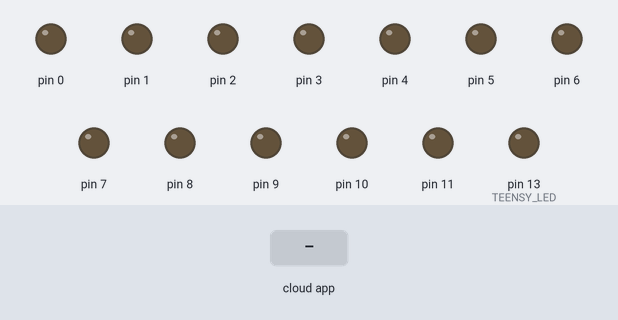
Recording of a sketch running on a simulated Arduino Uno, built with avr-gcc and run on an emulated ATmega328P. On the bench: output pins drawn as LEDs (lit = HIGH). The inputs (shaded band) are chosen by the test bench. The ROS host is connected and sends only what is stated.

Above: at 1.2 s.
1.3 s: the phone or cloud app sets linear.x to -100
At 1.6 s:
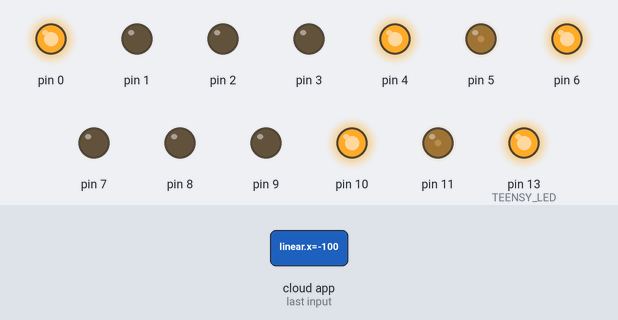
2.8 s: the phone or cloud app sets angular.z to -100
At 4.0 s:
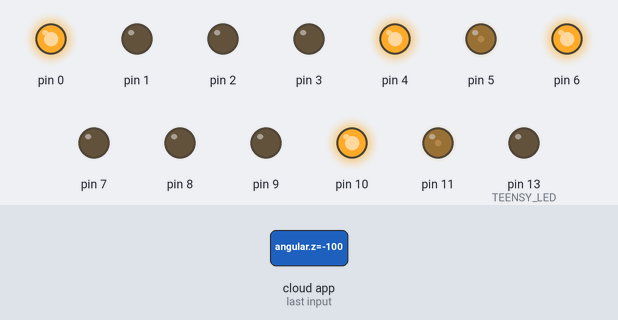
4.3 s: the phone or cloud app sets linear.x to 0
At 5.1 s:
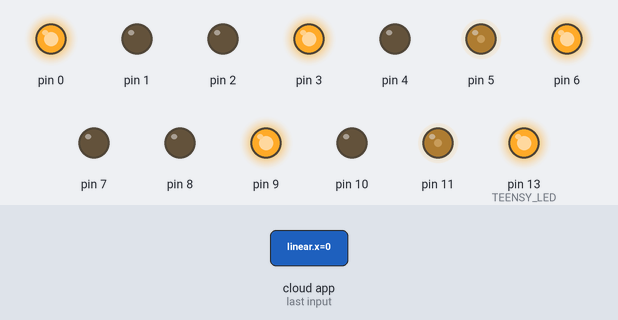
5.8 s: the phone or cloud app sets angular.z to 100
At 6.2 s:
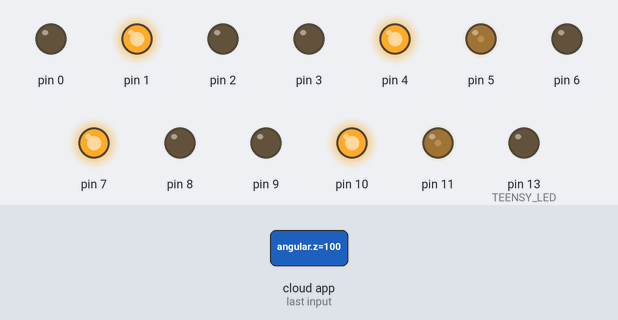
7.3 s: the phone or cloud app sets linear.x to 100
At 8.5 s:
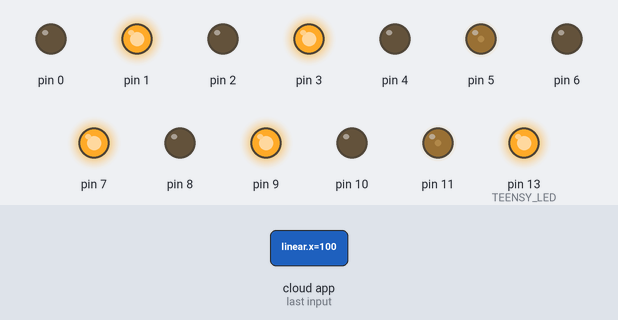
8.8 s: the phone or cloud app sets angular.z to 0
At 9.7 s:
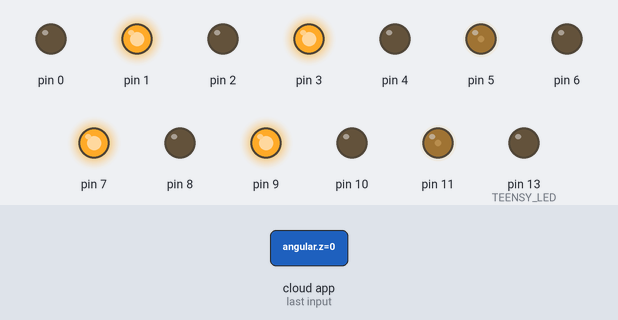
Timing chart, 0 to 11.3 s (numbered marks = the images above; inputs shaded):
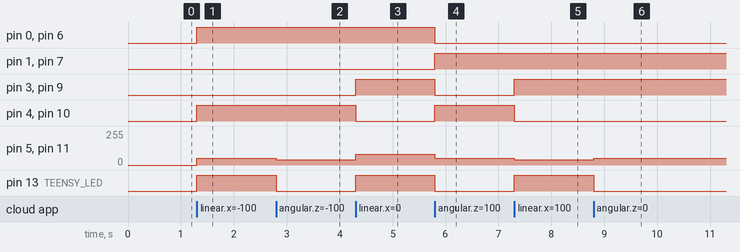

The sketch:

RCJ2020MD_ROSTwist.ino
```cpp
#include <ros.h>
#include <geometry_msgs/Twist.h>
#include "pinconfig.h"
#include "p_tb67h.h"

/** create p_tb67h instance
 * @param MD first digital input pin setting
 * @param MD second digital input pin setting
 * @param MD PWM pin setting
 * @param MD error check pin setting
**/
p_tb67h motor[] = {
  /**front
   * B[1]-A[0]
   * D[3]-C[2]
   * back
  **/
  p_tb67h(INA1, INA2, PWMA, LOA1),
  p_tb67h(INB1, INB2, PWMB, LOB1),
  p_tb67h(INC1, INC2, PWMC, LOC1),
  p_tb67h(IND1, IND2, PWMD, LOD1)
};

void quadMotorDrive(int _m0, int _m1, int _m2, int _m3){
  motor[0].drive(-1*_m0);
  motor[1].drive(_m1);
  motor[2].drive(-1*_m2);
  motor[3].drive(_m3);
}

void moveDirection(float linear_x,float angular_z){
  if(angular_z == 0.0){
    if (linear_x > 0)/* forword */quadMotorDrive(50, 50, 50, 50);
    else if (linear_x == 0)/* stop */quadMotorDrive(0, 0, 0, 0);
    else if (linear_x < 0)/* back */quadMotorDrive(-50, -50, -50, -50);

  } else if (angular_z > 0.0) {
    if (linear_x > 0)/* left forward */quadMotorDrive(80, 40, 80, 40);
    else if (linear_x == 0)/* Turn left */quadMotorDrive(50, -50, 50, -50);
    else if (linear_x < 0)/* right back */quadMotorDrive(-40, -80, -40, -80);

  } else if (angular_z < 0.0) {
    if (linear_x > 0)/* right forward */quadMotorDrive(40, 80, 40, 80);
    else if (linear_x == 0)/* Turn right */quadMotorDrive(-80, 80, -80, 80);
    else if (linear_x < 0)/* left back */quadMotorDrive(-80, -40, -80, -40);

  }
  delay(0.1);
}

//メッセージコールバック時に呼ばれる
void messageCb( const geometry_msgs::Twist& twist){
  digitalWrite(TEENSY_LED, HIGH-digitalRead(TEENSY_LED));   // blink the led
  moveDirection(twist.linear.x, twist.angular.z);
}

//ROSのPubSub用インスタンスを作成
ros::NodeHandle  nh;
/*ROSサブスクライバ作成-型がstd_msgs::Emptyで名称がtoggle_ledのtopicを扱う
コールバック関数がmessageCbのサブスクライバsubを作ってる*/
ros::Subscriber<geometry_msgs::Twist> sub("cmd_vel", &messageCb );

void setup()
{
  pinMode(TEENSY_LED, OUTPUT);
  //nhインスタンスを初期化してnhのサブスクライバにsubを登録して開始
  nh.initNode();
  nh.subscribe(sub);
  //安全のためすべてのモータを一度停止
  for(int i=0;i<4;i++)motor[i].brake();
}

void loop()
{
  //パブリッシャからメッセージを受け取りコールバック関数を呼ぶ
  nh.spinOnce();
  delay(0.01);
}
```

p_tb67h.cpp
```cpp
#include <Arduino.h>
#include "p_tb67h.h"

p_tb67h::p_tb67h(uint8_t in1, uint8_t in2, uint8_t pwm, uint8_t lo1)
{
  _in1 = in1;
  _in2 = in2;
  _pwm = pwm;
  _lo1 = lo1;
  pinMode(in1,OUTPUT);
  pinMode(in2,OUTPUT);
  pinMode(pwm,OUTPUT);
  pinMode(lo1,INPUT);
}

void p_tb67h::drive(int power)
{
  /** power limitter
   * @explain limit power between -255 to 255
  **/
  if(power>255)power=255;else if(power<-255)power=-255;

  /** drive motor
   *  @explain if power is more than 0,motor will drive true. if else,it is drive false direction.
  **/
  if(power>0){
    digitalWrite(_in1,LOW);
    digitalWrite(_in2,LOW);
    digitalWrite(_in1,HIGH);
    digitalWrite(_in2,LOW);
    analogWrite(_pwm,power);
  }else if(power==0){
    digitalWrite(_in1,LOW);
    digitalWrite(_in2,LOW);
    analogWrite(_pwm,0);
  }else{
    digitalWrite(_in1,LOW);
    digitalWrite(_in2,LOW);
    digitalWrite(_in1,LOW);
    digitalWrite(_in2,HIGH);
    analogWrite(_pwm,-1*power);
  }
}

void p_tb67h::brake()
{
  digitalWrite(_in1,LOW);
  digitalWrite(_in2,LOW);
  analogWrite(_pwm,0);
}
```

p_tb67h.h
```cpp
#ifndef POLOLU_TB67H420FTG_DRIVE_H_
#define POLOLU_TB67H420FTG_DRIVE_H_

#include <Arduino.h>

/** p_tb67h md control class
  * Example :
  * @simple code example
  #include "pinconfig.h"
  #include "p_tb67h.h"

  p_tb67h motorA = p_tb67h(INA1, INA2, PWMA, LOA1);

  void setup() {
    motorA.brake();
  }
  void loop() {
    motorA.drive(255);
    delay(100);
  }
  * @endcode
**/

class p_tb67h{
public:
    /** Create p_tb67h instance
     * @param MD first digital input pin setting
     * @param MD second digital input pin setting
     * @param MD PWM pin setting
     * @param MD error check pin setting
    **/
    p_tb67h(uint8_t in1, uint8_t in2, uint8_t pwm, uint8_t lo1);

    /** drive motor
     * @param speed of motor -255 to 255
    **/
    void drive(int power);

    /** stop motor
     * @param void
    **/
    void brake();

private:
    uint8_t _in1;
    uint8_t _in2;
    uint8_t _pwm;
    bool _lo1;
};

#endif
```

pinconfig.h
```cpp
#ifndef PINCONFIG_H_
#define PINCONFIG_H_

#include <Arduino.h>

/**maxon motor drive**/
#define INA1 0
#define INA2 1
#define PWMA 2
#define INB1 3
#define INB2 4
#define PWMB 5
#define INC1 6
#define INC2 7
#define PWMC 8
#define IND1 9
#define IND2 10
#define PWMD 11

/**teensy on board**/
#define TEENSY_LED 13

/**maxon motor error check**/
#define LOA1 A0 //14
#define LOB1 A1 //15
#define LOC1 A2 //16
#define LOD1 A3 //17


/**servo motor error check**/
#define SERVO_PWM 18

#endif
```

Measured:
- after the input at 1.3 s, pin 0, pin 4, pin 6, pin 10, pin 13 (TEENSY_LED): LOW → HIGH at once; pin 5, pin 11: 0/255 → 50/255 at once
- after the input at 2.8 s, pin 5, pin 11: 50/255 → 40/255 at once; pin 13 (TEENSY_LED): HIGH → LOW at once
- after the input at 4.3 s, pin 3, pin 9, pin 13 (TEENSY_LED): LOW → HIGH at once; pin 4, pin 10: HIGH → LOW at once; pin 5, pin 11: 40/255 → 80/255 at once
- after the input at 5.8 s, pin 0, pin 3, pin 6, pin 9, pin 13 (TEENSY_LED): HIGH → LOW at once; pin 1, pin 4, pin 7, pin 10: LOW → HIGH at once; pin 5, pin 11: 80/255 → 50/255 at once
- after the input at 7.3 s, pin 3, pin 9, pin 13 (TEENSY_LED): LOW → HIGH at once; pin 4, pin 10: HIGH → LOW at once; pin 5, pin 11: 50/255 → 40/255 at once
- after the input at 8.8 s, pin 5, pin 11: 40/255 → 50/255 at once; pin 13 (TEENSY_LED): HIGH → LOW at once
